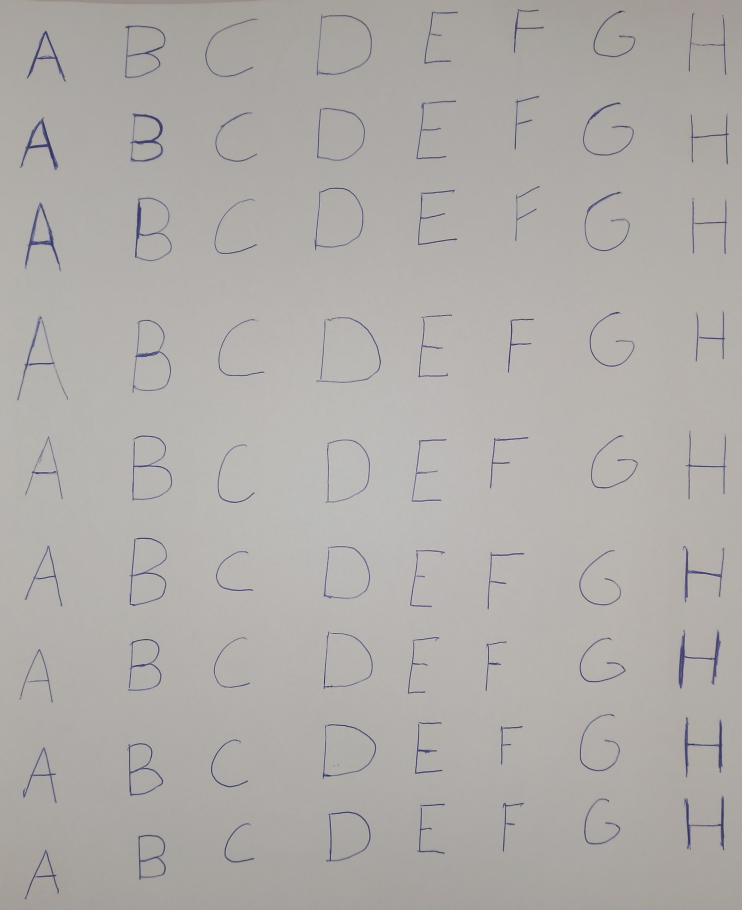
%> input picture task4/train_data.png, 2965 x 3638 px (shown at 1/4 size)
$ octave vaizdo_atpazinimas_newff.m   (GNU Octave 9; MATLAB toolbox functions it lacks are replaced by stand-ins)
%> lines starting %> are read from the running program, lines starting %| are printed output that depends on the picture; in (x1, y1, x2, y2) boxes, pixels count from 0 and x2, y2 are one past the last pixel; in counts of white or black regions, pixels touching at a corner belong together; the program's own positions count from 1
### task4/pozymiai_raidems_atpazinti.m
function pozymiai = pozymiai_raidems_atpazinti(pavadinimas, pvz_eiluciu_sk)
%> called with pavadinimas = 'train_data.png', pvz_eiluciu_sk = 8
%%  pozymiai = pozymiai_raidems_atpazinti(pavadinimas, pvz_eiluciu_sk)
% Features = pozymiai_raidems_atpazinti(image_file_name, Number_of_symbols_lines)

% example of function use:
% Feaures = pozymiai_raidems_atpazinti('test_data.png', 8);
%%
% Read image with written symbols
V = imread(pavadinimas);
figure(12), imshow(V)
%% Perform segmentation of the symbols and write into cell variable
% RGB image is converted to grayscale
V_pustonis = rgb2gray(V);
% a threshold value is calculated for binary image conversion
slenkstis = graythresh(V_pustonis);
%> slenkstis = 0.529
% a grayscale image is converte to binary image
V_dvejetainis = im2bw(V_pustonis,slenkstis);
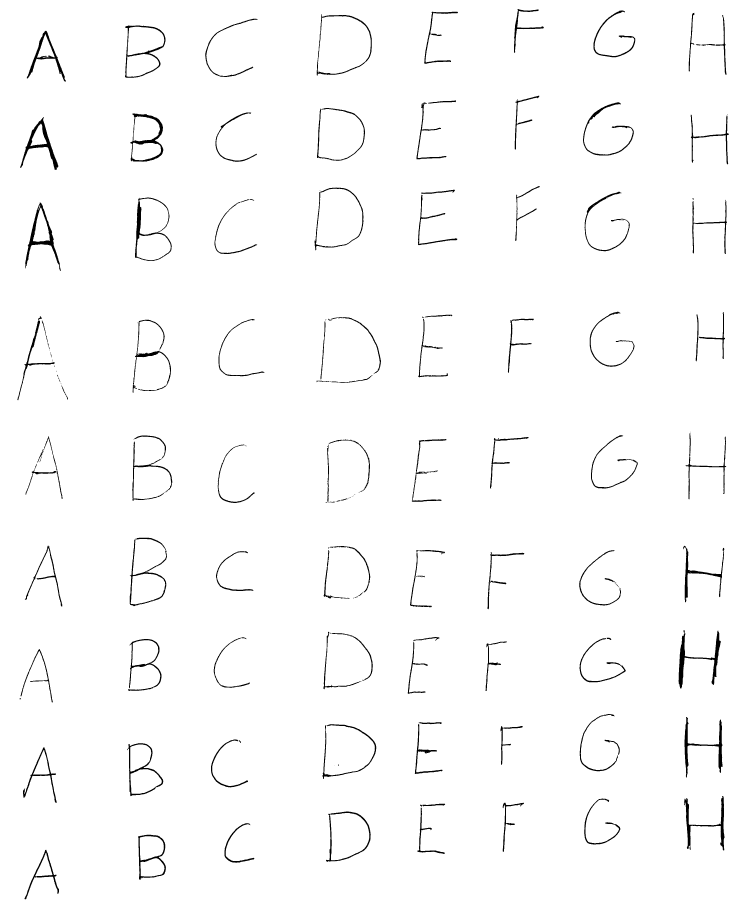
%> V_dvejetainis: size 3638x2965 logical (shown at 1/4 size); 98.1% white; 175 black regions (62 under 20 px), largest, box (x1, y1, x2, y2) and area: (2714, 2520, 2883, 2754) 6778, (101, 809, 243, 1084) 6054, (80, 468, 233, 680) 5830
% show the resulting image
figure(1), imshow(V_dvejetainis)
% search for the contour of each object
V_konturais = edge(uint8(V_dvejetainis));
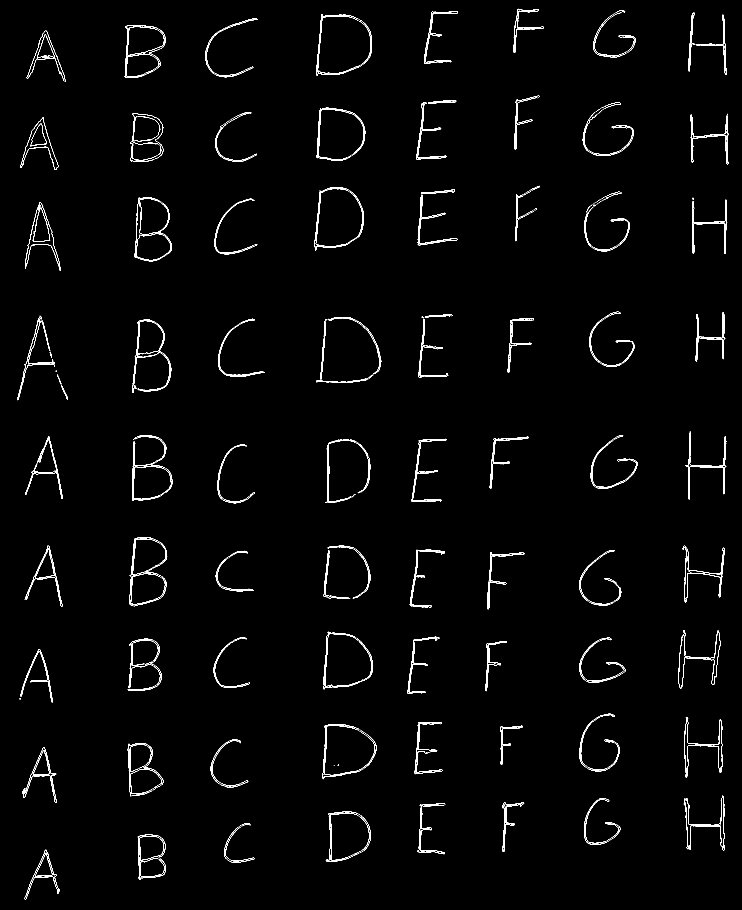
%> V_konturais: size 3638x2965 logical (shown at 1/4 size); 1.1% white in thin lines or dots
% show the resulting image
figure(2),imshow(V_konturais)
% fill the contours
se = strel('square',7);
V_uzpildyti = imdilate(V_konturais, se);
%> V_uzpildyti: size 3638x2965 logical; 5% white; 76 white regions, largest, box (x1, y1, x2, y2) and area: (515, 2147, 672, 2428) 11557, (526, 1275, 688, 1574) 11109, (525, 1738, 693, 2007) 11045

% show the result
figure(3),imshow(V_uzpildyti)

% fill the holes
V_vientisi= imfill(V_uzpildyti,'holes');
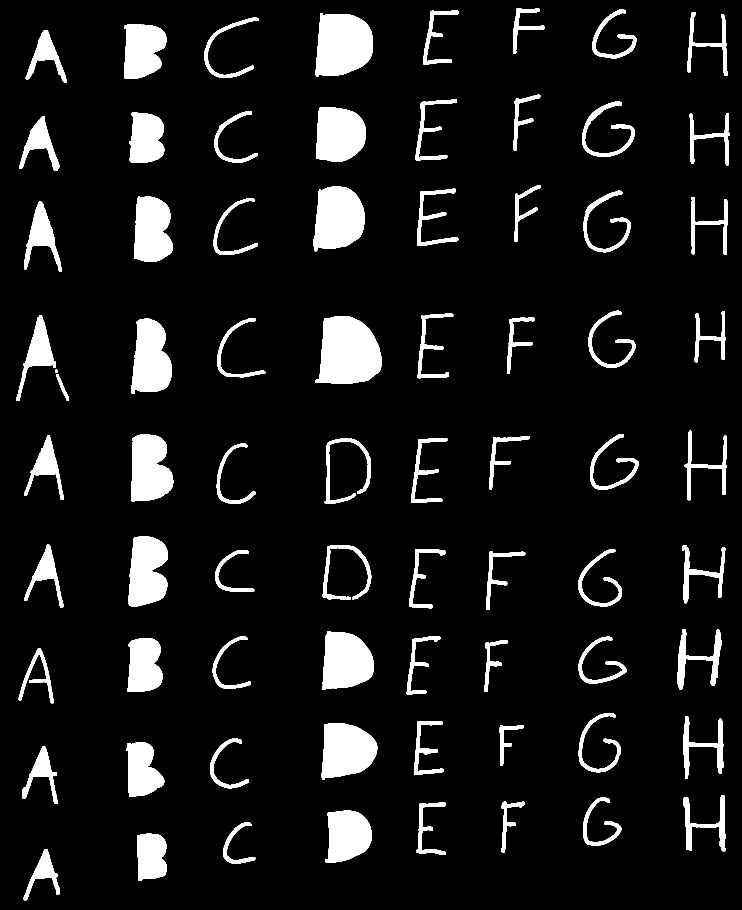
%> V_vientisi: size 3638x2965 logical (shown at 1/4 size); 8.9% white; 74 white regions

% show the result
figure(4),imshow(V_vientisi)

% set labels to binary image objects
[O_suzymeti Skaicius] = bwlabel(V_vientisi);
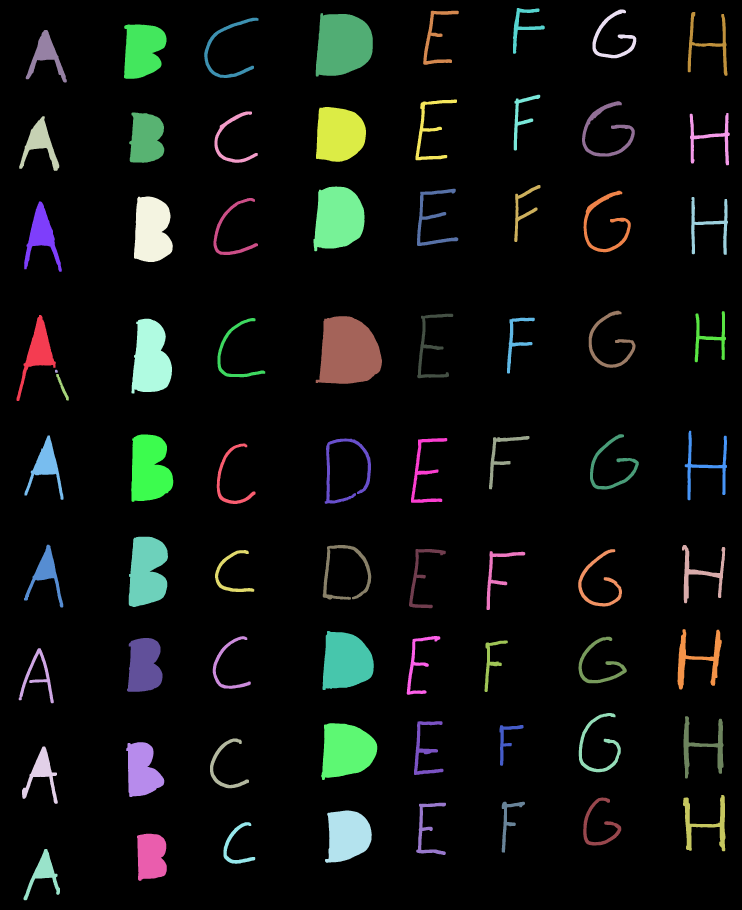
%> O_suzymeti: size 3638x2965 double (shown at 1/4 size); 75 distinct labels, from 0 to 74; one colour per label, 0 black
%> Skaicius = 74

% calculate features for each symbol
O_pozymiai = regionprops(O_suzymeti);
%> O_pozymiai = 74 regions; largest, box (x1, y1, x2, y2), Area and Centroid: (1263, 1265, 1528, 1535) 55370 [1394.1 1408.9], (1263, 53, 1491, 306) 47257 [1371.4 179.3], (1254, 746, 1458, 1005) 41572 [1353.3 874], (1285, 2893, 1509, 3120) 38224 [1387.1 3002.3], (1290, 2524, 1495, 2760) 37625 [1384.7 2645.9]

% find/read the bounding box of the symbol
O_ribos = [O_pozymiai.BoundingBox];
%> O_ribos = 296 values, max 3396.5 at index 18, min 11 at index 39, mean 866.3

% change the sequence of values, describing the bounding box
O_ribos = reshape(O_ribos,[4 Skaicius]);
%> O_ribos = 74 columns, first 8: [66.5 75.5 77.5 88.5 94.5 96.5 97.5 98.5; 1260.5 2593.5 465.5 2986.5 3396.5 2179.5 806.5 1742.5; 157 140 160 143 146 157 150 156; 344 220 218 229 205 251 281 257]

% reag the mass center coordinate
O_centras = [O_pozymiai.Centroid];
%> O_centras = 148 values, max 3493.1 at index 10, min 103.5 at index 108, mean 1632.6

% group center coordinate values
O_centras = reshape(O_centras,[2 Skaicius]);
%> O_centras = 74 columns, first 8: [152.4 152.4 161 167.7 175.2 184.7 166.9 185.4; 1406.8 2704.2 573.4 3093.1 3493.1 2294.1 940.9 1863]
O_centras = O_centras';
%> O_centras = 74 rows, first 12: [152.4 1406.8; 152.4 2704.2; 161 573.4; 167.7 3093.1; 175.2 3493.1; 184.7 2294.1; 166.9 940.9; 185.4 1863; 184.8 221.5; 225.8 1485.7; 250.9 1550.8; 572.2 201.5]

% set the label/number for each object in the image
O_centras(:,3) = 1:Skaicius;

% arrange objects according to the column number
O_centras = sortrows(O_centras,2);
%> O_centras = 74 rows, first 12: [2093.5 103.5 54; 1743.4 150 47; 2453.3 153.1 65; 2832.6 175.4 71; 1371.4 179.3 31; 906.4 201.4 21; 572.2 201.5 12; 184.8 221.5 9; 2085.9 469.9 55; 1718.6 518.6 43; 2427.8 525.6 60; 1357.6 538.5 33]

% sort accordign to the number of rows and number of symbols in the row
raidziu_sk = Skaicius/pvz_eiluciu_sk;
%> raidziu_sk = 9.25
for k = 1:pvz_eiluciu_sk
    O_centras((k-1)*raidziu_sk+1:k*raidziu_sk,:) = ...
        sortrows(O_centras((k-1)*raidziu_sk+1:k*raidziu_sk,:),3);
end
%> after the loop, O_centras = 74 rows, first 12: [184.8 221.5 9; 572.2 201.5 12; 906.4 201.4 21; 1371.4 179.3 31; 1743.4 150 47; 2093.5 103.5 54; 2085.9 469.9 55; 2453.3 153.1 65; 2832.6 175.4 71; 161 573.4 3; 585.8 554.2 16; 927.7 560.1 25]

% cut the symbol from initial image according to the bounding box estimated in binary image
for k = 1:Skaicius
    objektai{k} = imcrop(V_dvejetainis,O_ribos(:,O_centras(k,3)));
end
%> this loop made 74 passes
%> after the loop, objektai = 74 items

% show one of the symbol's image
figure(5),
for k = 1:Skaicius
   subplot(pvz_eiluciu_sk,raidziu_sk,k), imshow(objektai{k})
end

% image segments are cutt off
for k = 1:Skaicius
    V_fragmentas = objektai{k};

    % estimate the size of each segment
    [aukstis, plotis] = size(V_fragmentas);

    % 1. Baltø stulpeliø naikinimas
    % eliminate white spaces
    % apskaièiuokime kiekvieno stulpelio sumà
    stulpeliu_sumos = sum(V_fragmentas,1);
    % naikiname tuos stulpelius, kur suma lygi aukðèiui
    V_fragmentas(:,stulpeliu_sumos == aukstis) = [];
    % perskaièiuojamas objekto dydis
    [aukstis, plotis] = size(V_fragmentas);
    % 2. Baltø eiluèiø naikinimas
    % apskaièiuokime kiekvienos seilutës sumà
    eiluciu_sumos = sum(V_fragmentas,2);
    % naikiname tas eilutes, kur suma lygi ploèiui
    V_fragmentas(eiluciu_sumos == plotis,:) = [];
    objektai{k}=V_fragmentas;% áraðome vietoje neapkarpyto
end
%> this loop made 74 passes
%> (stulpeliu_sumos, eiluciu_sumos) on pass 31: ([13 13 13 13 10 12 12 13 13 13 13 13], [3; 3; 3; 3; 2; 2; 2; 1; 3; 3; 3; 3; 3])
%> pass 3, in pozymiai_raidems_atpazinti, `V_fragmentas = objektai{k};`:
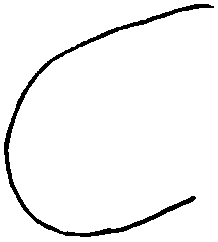
%> V_fragmentas: size 242x218 logical; 95.8% white; 1 black region, box (x1, y1, x2, y2) and area: (4, 4, 214, 237) 2206
%> after the loop:
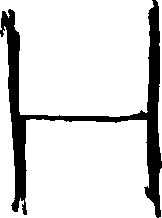
%> V_fragmentas: size 218x162 logical; 85.1% white; 1 black region, box (x1, y1, x2, y2) and area: (0, 0, 162, 218) 5278

% show the segment
figure(6),
for k = 1:Skaicius
   subplot(pvz_eiluciu_sk,raidziu_sk,k), imshow(objektai{k})
end
%%
%% Make all segments of the same size 70x50
for k=1:Skaicius
    V_fragmentas=objektai{k};
    V_fragmentas_7050=imresize(V_fragmentas,[70,50]);

    % divide each image into 10x10 size segments
    for m=1:7
        for n=1:5
            % calculate an average intensity for each 10x10 segment
            Vid_sviesumas_eilutese=sum(V_fragmentas_7050((m*10-9:m*10),(n*10-9:n*10)));
            Vid_sviesumas((m-1)*5+n)=sum(Vid_sviesumas_eilutese);
        end
    end
    % 10x10 dydþio dalyje maksimali ðviesumo galima reikðmë yra 100
    % normuokime ðviesumo reikðmes intervale [0, 1]
    % perform normalization
    Vid_sviesumas = ((100-Vid_sviesumas)/100);
    % transform features into column-vector
    Vid_sviesumas = Vid_sviesumas(:);
    % save all fratures into single variable
    pozymiai{k} = Vid_sviesumas;
end

### task4/vaizdo_atpazinimas_newff.m
close all
clear all
clc
%% read the image with hand-written characters
pavadinimas = 'train_data.png';
%> (the run ends here)
